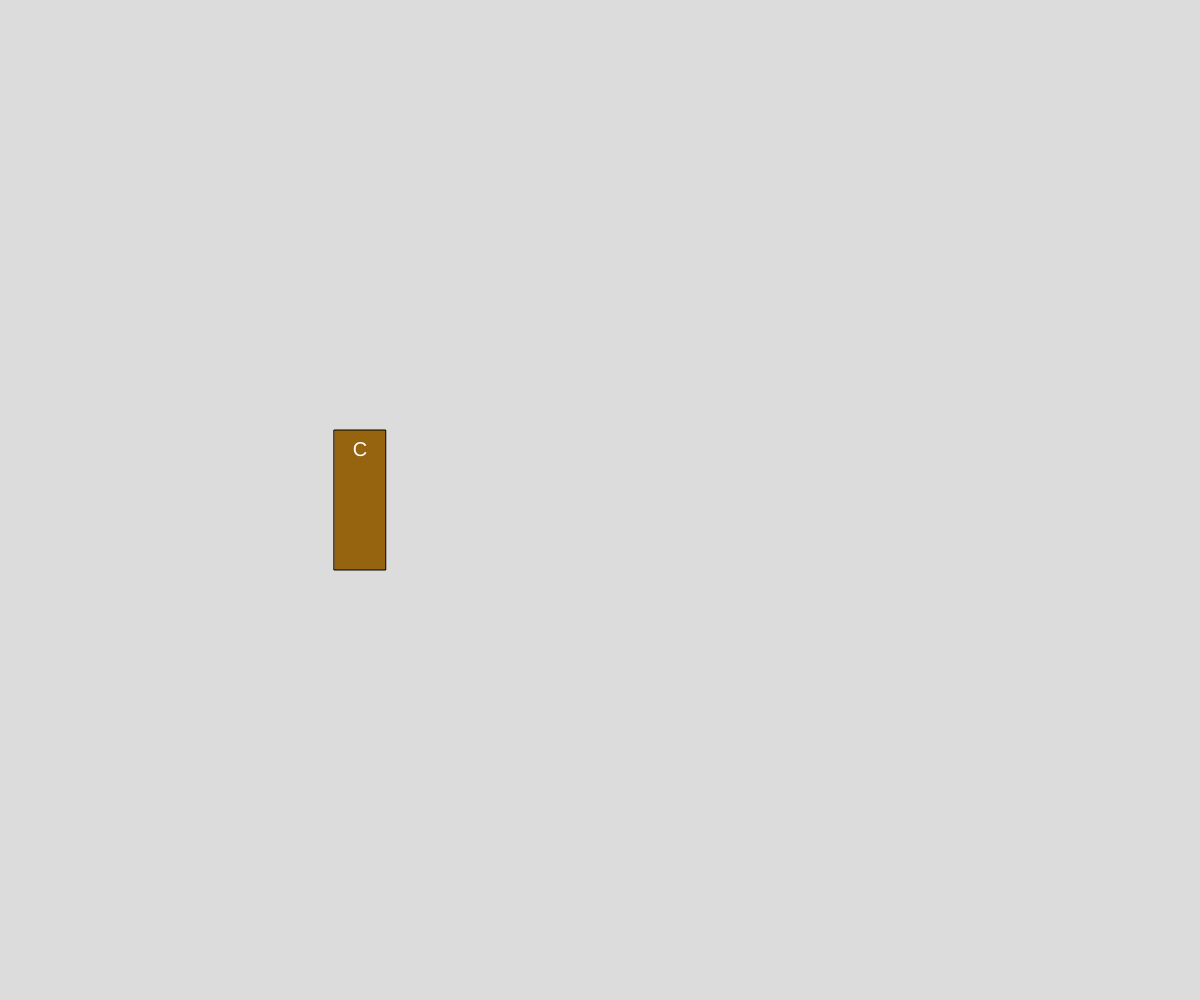
Frame 1 (no input)
Frame 60 (no input): identical to frame 1, image omitted
Frame 120 (the mouse pressed at the canvas centre since frame 60): identical to frame 1, image omitted

The p5.js sketch that drew this single still picture (run headless with seeded random() and noise() and a simulated clock; from frame 60 on, the mouse is pressed at the canvas centre):

// p5.js sketch
// ── sketch.js
// Intro to Objects
// Lavan Sambavan
// October 10 2024


function setup() {
  createCanvas(windowWidth, windowHeight);
  myBook = new Book("CS 30 Textbook", "Lavan Sambavan", "leatherbound", 515, 1234567891011, width * 0.3);
}

function draw() {
  background(220);
  myBook.display();
}

class Book {
  //1. constructor
  constructor(title, author, coverType, pages, isbn, x) {
    this.title = title;
    this.author = author;
    this.coverType = coverType;
    this.pages = pages;
    this.isbn = isbn;
    this.x = x;
  }

  printSummary() {
    print(this.title + ", by " + this.author);
    print("lenght: " + this.pages + "pages. ");
    print("Covertype: " + this.coverType);
    print("ISBN: " + this.isbn);
  }


  display() {
    rectMode(CENTER); textAlign(CENTER, CENTER);
    switch (this.coverType) {
      case "softcover":
        fill(250, 200, 200); break;
      case "hardcover":
        fill(120, 255, 240); break;
      case "leatherbound":
        fill(150, 100, 15); break;
    }
    rect(this.x, height / 2, this.pages / 10, 140);
    textSize(20); fill(255);
    text(this.title[0], this.x, height / 2 - 50);
  }
}
